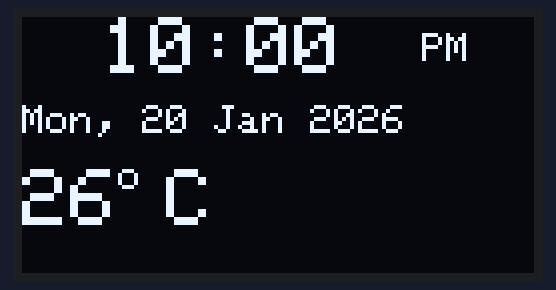
Bench run of a sketch on a simulated Arduino Uno, built for the host (arithmetic inside an expression is 32-bit, double 64-bit). Shown: 128×64 one-colour display.

Above: at 0.1 s.
At 4.3 s:
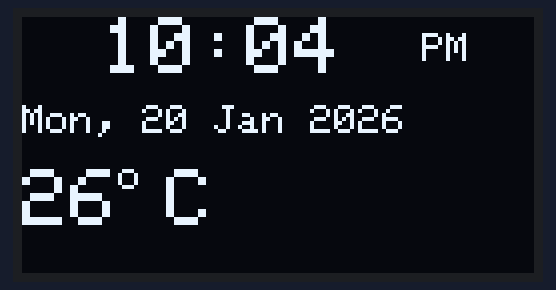
At 8.5 s:
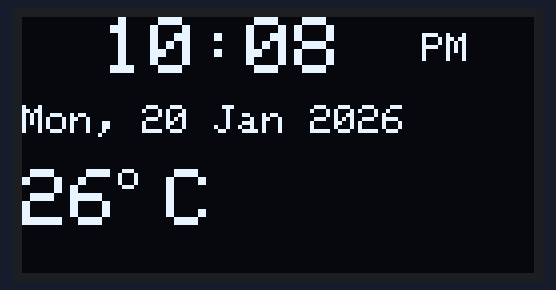
At 18.5 s:
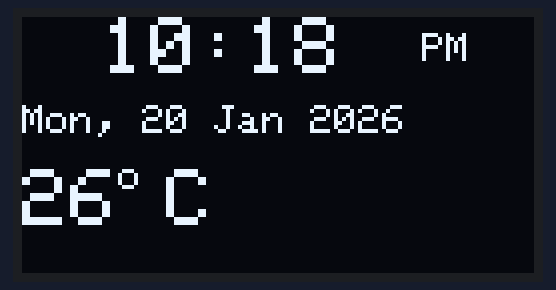
At 28.5 s:
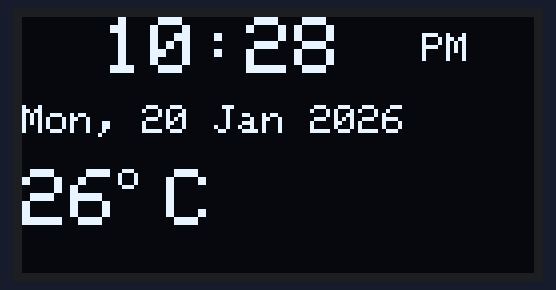
At 38.5 s:
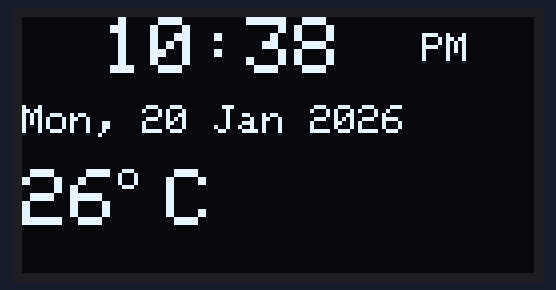

The sketch:

RPIPICO.ino.ino
```cpp
#include <SPI.h>
#include <Wire.h>
#include <Adafruit_GFX.h>
#include <Adafruit_SH110X.h>

#define i2c_Address 0x3C
#define SCREEN_WIDTH 128
#define SCREEN_HEIGHT 64
#define OLED_RESET -1

// PICO SPECIFIC PINS (Pin 9 and 10)
#define PICO_SDA 6  // GP6
#define PICO_SCL 7  // GP7

// CHANGE: We use &Wire1 instead of &Wire because GP6/GP7 are on I2C1
Adafruit_SH1106G display = Adafruit_SH1106G(SCREEN_WIDTH, SCREEN_HEIGHT, &Wire1, OLED_RESET);

String hourStr   = "10";
String minuteStr = "25";
String ampm      = "PM";
String weekDay   = "Mon";
int    day       = 20;
String month     = "Jan";
int    year      = 2026; // Happy 2026!
int    tempC     = 26;

void setup() {
  Serial.begin(115200);

  // CRITICAL PICO STEP: Assign the pins to Wire1 before starting
  Wire1.setSDA(PICO_SDA);
  Wire1.setSCL(PICO_SCL);
  Wire1.begin();

  // Initialize the display using the SH110X library logic
  if (!display.begin(i2c_Address, true)) {
    Serial.println(F("SH110X allocation failed. Check wires on GP6/GP7."));
    for (;;);
  }

  display.clearDisplay();
  display.display();
}

void loop() {
  int m = (millis() / 1000) % 60;
  if (m < 10) minuteStr = "0" + String(m);
  else        minuteStr = String(m);

  drawWeatherScreen();
  delay(500);
}

void drawWeatherScreen() {
  display.clearDisplay();
  display.setTextColor(SH110X_WHITE);

  // TIME
  display.setTextSize(2);
  display.setCursor(20, 0);
  display.print(hourStr);
  display.print(":");
  display.print(minuteStr);

  display.setTextSize(1);
  display.setCursor(100, 4);
  display.print(ampm);

  // DATE
  display.setCursor(0, 22);
  display.print(weekDay);
  display.print(", ");
  display.print(day);
  display.print(" ");
  display.print(month);
  display.print(" ");
  display.print(year);

  // TEMP
  display.setTextSize(2);
  display.setCursor(0, 38);
  display.print(tempC);

  int16_t x = display.getCursorX();
  int16_t y = display.getCursorY();
  display.print(" C");
  display.drawCircle(x + 2, y + 2, 2, SH110X_WHITE);

  display.display();
}
```

Measured:
- what the display in image 0 shows lasts 1.0 s, from 0.1 s to 1.1 s
